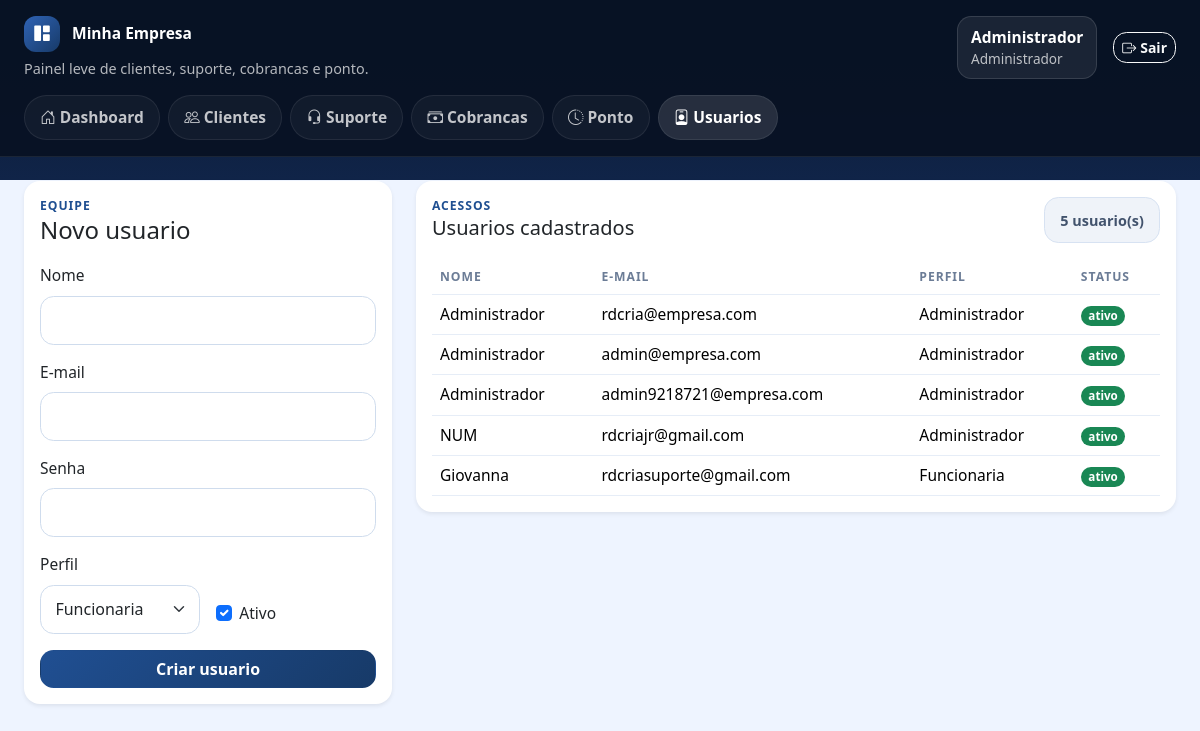
The page /usuarios (signed in) on the database its author committed.
### app/models.py (models this page shows, shortened)
class TimestampMixin:
    created_at = db.Column(db.DateTime, default=local_now, nullable=False)
    updated_at = db.Column(db.DateTime, default=local_now, onupdate=local_now, nullable=False)

class User(UserMixin, TimestampMixin, db.Model):
    __tablename__ = "users"
    id = db.Column(db.Integer, primary_key=True)
    name = db.Column(db.String(120), nullable=False)
    email = db.Column(db.String(255), unique=True, nullable=False, index=True)
    password_hash = db.Column(db.String(255), nullable=False)
    role = db.Column(db.String(20), nullable=False, default="employee")
    active = db.Column(db.Boolean, default=True, nullable=False)
    attendances = db.relationship("Attendance", back_populates="user", lazy=True)
    charges_created = db.relationship("Charge", back_populates="created_by", lazy=True)
    time_entries = db.relationship("TimeEntry", back_populates="user", lazy=True)
    @property
    def is_admin(self) -> bool:
        return self.role == "admin"

### app/main.py (the view, shortened to what this page needs)
@bp.route("/usuarios", methods=["GET", "POST"])
@roles_required("admin")
def users_list():
    users = User.query.order_by(User.role.asc(), User.name.asc()).all()
    return render_template("users/list.html", users=users)

### app/utils.py (called while the page is built)
def get_timezone_name() -> str:
    try:
        configured = current_app.config.get("APP_TIMEZONE")
        if configured:
            return str(configured)
    except RuntimeError:
        pass
    return os.getenv("APP_TIMEZONE", DEFAULT_TIMEZONE)

def get_timezone() -> ZoneInfo:
    try:
        return ZoneInfo(get_timezone_name())
    except Exception:
        return ZoneInfo(DEFAULT_TIMEZONE)

def local_now() -> datetime:
    return datetime.now(get_timezone()).replace(tzinfo=None, microsecond=0)

def local_today() -> date:
    return local_now().date()

def roles_required(*roles: str) -> Callable:
    def decorator(view_func: Callable) -> Callable:
        @wraps(view_func)
        def wrapped(*args, **kwargs):
            if not current_user.is_authenticated:
                return redirect(url_for("auth.login", next=request.path))
            if current_user.role not in roles:
                abort(403)
            return view_func(*args, **kwargs)
        return wrapped
    return decorator

def generate_csrf_token() -> str:
    token = session.get("_csrf_token")
    if not token:
        token = secrets.token_hex(32)
        session["_csrf_token"] = token
    return token

def validate_csrf() -> None:
    if request.method != "POST":
        return
    session_token = session.get("_csrf_token")
    form_token = request.form.get("_csrf_token") or request.headers.get("X-CSRFToken")
    if not session_token or not form_token or not hmac.compare_digest(str(session_token), str(form_token)):
        abort(400, description="Falha na validacao CSRF.")

### app/templates/users/list.html (shortened to what this page needs)
{% extends 'base.html' %}
{% block content %}
<div class="row g-4">
  <div class="col-xl-4">
    <div class="card app-card border-0 shadow-sm sticky-card">
      <div class="card-body">
        <div class="section-head mb-3">
          <div>
            <div class="eyebrow">Equipe</div>
            <h1 class="h4 mb-1">Novo usuario</h1>
          </div>
        </div>
        <form method="post" class="row g-3">
          <div class="col-12">
            <label class="form-label">Nome</label>
            <input class="form-control" name="name" required>
          </div>
          <div class="col-12">
            <label class="form-label">E-mail</label>
            <input type="email" class="form-control" name="email" required>
          </div>
          <div class="col-12">
            <label class="form-label">Senha</label>
            <input type="password" class="form-control" name="password" required>
          </div>
          <div class="col-md-6">
            <label class="form-label">Perfil</label>
            <select class="form-select" name="role">
              <option value="employee">Funcionaria</option>
            </select>
          </div>
          <div class="col-md-6 d-flex align-items-end">
            <div class="form-check mb-2">
              <input class="form-check-input" type="checkbox" name="active" checked>
              <label class="form-check-label">Ativo</label>
            </div>
          </div>
          <div class="col-12"><button class="btn btn-primary w-100">Criar usuario</button></div>
        </form>
      </div>
    </div>
  </div>
  <div class="col-xl-8">
    <div class="card app-card border-0 shadow-sm">
      <div class="card-body">
        <div class="section-head mb-3">
          <div>
            <div class="eyebrow">Acessos</div>
            <h2 class="h5 mb-1">Usuarios cadastrados</h2>
          </div>
          <span class="mini-stat secondary">{{ users|length }} usuario(s)</span>
        </div>
        <div class="table-responsive">
          <table class="table table-modern align-middle mb-0">
            <thead><tr><th>Nome</th><th>E-mail</th><th>Perfil</th><th>Status</th></tr></thead>
            <tbody>
              {% for user in users %}
              <tr>
                <td>{{ user.name }}</td>
                <td>{{ user.email }}</td>
                <td>{{ 'Administrador' if user.role == 'admin' else 'Funcionaria' }}</td>
                <td><span class="badge rounded-pill text-bg-{{ 'success' if user.active else 'secondary' }}">{{ 'ativo' if user.active else 'inativo' }}</span></td>
              </tr>
              {% else %}
              <tr><td colspan="4" class="text-muted">Nenhum usuario cadastrado.</td></tr>
              {% endfor %}
            </tbody>
          </table>
        </div>
      </div>
    </div>
  </div>
</div>
{% endblock %}

### app/templates/base.html (shortened to what this page needs)
<!doctype html>
<html lang="pt-BR">
  <head>
    <link href="https://cdn.jsdelivr.net/npm/bootstrap@5.3.3/dist/css/bootstrap.min.css" rel="stylesheet">
    <link href="https://cdn.jsdelivr.net/npm/bootstrap-icons@1.11.3/font/bootstrap-icons.min.css" rel="stylesheet">
    <link href="{{ url_for('static', filename='styles.css') }}" rel="stylesheet">
  </head>
  <body class="{% if current_user.is_authenticated %}app-body{% else %}auth-body{% endif %}">
    {% if current_user.is_authenticated %}
      <header class="topbar sticky-top">
        <div class="container-fluid px-4 py-3">
          <div class="d-flex justify-content-between align-items-center gap-3 flex-wrap">
            <div>
              <a class="brand-link" href="{{ url_for('main.dashboard') }}">
                <span class="brand-badge"><i class="bi bi-grid-1x2-fill"></i></span>
                <span>{{ company_name }}</span>
              </a>
              <div class="topbar-subtitle">Painel leve de clientes, suporte, cobrancas e ponto.</div>
            </div>
            <div class="d-flex align-items-center gap-3 flex-wrap">
              <div class="user-chip">
                <strong>{{ current_user.name }}</strong>
                <span>{{ 'Administrador' if current_user.is_admin else 'Funcionaria' }}</span>
              </div>
              <a class="btn btn-outline-light btn-sm" href="{{ url_for('auth.logout') }}">
                <i class="bi bi-box-arrow-right me-1"></i>Sair
              </a>
            </div>
          </div>
          <nav class="nav nav-pills app-nav mt-3">
            <a class="nav-link {{ 'active' if request.endpoint == 'main.dashboard' else '' }}" href="{{ url_for('main.dashboard') }}"><i class="bi bi-house-door me-1"></i>Dashboard</a>
            <a class="nav-link {{ 'active' if request.endpoint in ['main.clients_list', 'main.clients_create', 'main.client_detail', 'main.client_edit'] else '' }}" href="{{ url_for('main.clients_list') }}"><i class="bi bi-people me-1"></i>Clientes</a>
            <a class="nav-link {{ 'active' if request.endpoint in ['main.support_center', 'main.client_support_redirect'] else '' }}" href="{{ url_for('main.support_center') }}"><i class="bi bi-headset me-1"></i>Suporte</a>
            <a class="nav-link {{ 'active' if request.endpoint and request.endpoint.startswith('main.charges') else '' }}" href="{{ url_for('main.charges_list') }}"><i class="bi bi-cash-stack me-1"></i>Cobrancas</a>
            <a class="nav-link {{ 'active' if request.endpoint in ['main.time_clock', 'main.time_clock_delete'] else '' }}" href="{{ url_for('main.time_clock') }}"><i class="bi bi-clock-history me-1"></i>Ponto</a>
            {% if current_user.is_admin %}
              <a class="nav-link {{ 'active' if request.endpoint == 'main.users_list' else '' }}" href="{{ url_for('main.users_list') }}"><i class="bi bi-person-badge me-1"></i>Usuarios</a>
            {% endif %}
          </nav>
        </div>
      </header>
    {% endif %}
    <main class="container-fluid px-4 py-4 main-shell">
      {% block content %}{% endblock %}
    </main>
  </body>
</html>

### app/static/styles.css (style rules this page uses)
:root { --navy-950: #081224; --navy-900: #0c1b36; --navy-800: #11264a; --navy-700: #1a3765; --navy-600: #27508f; --navy-500: #2f63b5; --sky-100: #eef4ff; --surface: #ffffff; --surface-soft: #f6f9ff; --border: #d7e2f2; --text: #0f172a; --muted: #5f6f87; --primary: #1f4f91; --success-soft: #e8f8ee; --warning-soft: #fff4db; --danger-soft: #ffe8e8; --shadow: 0 8px 24px rgba(8, 18, 36, 0.08); }
html, body { min-height: 100%; }
body { background: linear-gradient(180deg, #0a1831 0, #102448 180px, var(--sky-100) 180px, var(--sky-100) 100%); color: var(--text); }
.app-body { font-size: 0.97rem; }
.main-shell, .topbar { position: relative; z-index: 1; }
.topbar { background: rgba(8, 18, 36, 0.96); border-bottom: 1px solid rgba(255, 255, 255, 0.08); }
.brand-link { display: inline-flex; align-items: center; gap: 0.75rem; color: #fff; font-weight: 700; text-decoration: none; }
.brand-badge { width: 2.25rem; height: 2.25rem; display: inline-flex; align-items: center; justify-content: center; border-radius: 0.75rem; color: white; background: linear-gradient(135deg, #2f63b5, #173a68); }
.topbar-subtitle { color: rgba(255, 255, 255, 0.7); font-size: 0.9rem; margin-top: 0.35rem; }
.user-chip { display: inline-flex; flex-direction: column; background: rgba(255, 255, 255, 0.08); border: 1px solid rgba(255, 255, 255, 0.12); border-radius: 0.9rem; padding: 0.55rem 0.8rem; color: #fff; }
.user-chip span { color: rgba(255, 255, 255, 0.72); font-size: 0.85rem; }
.app-nav { gap: 0.5rem; }
.app-nav .nav-link { border-radius: 999px; color: rgba(255, 255, 255, 0.75); background: rgba(255, 255, 255, 0.04); border: 1px solid rgba(255, 255, 255, 0.08); padding: 0.62rem 0.95rem; font-weight: 600; }
.app-nav .nav-link:hover, .app-nav .nav-link.active { color: #fff; background: rgba(255, 255, 255, 0.12); }
.app-card, .auth-card, .hero-panel, .soft-card, .alert-item, .empty-state, .timeline-item { border-radius: 1rem; }
.app-card, .hero-panel, .auth-card { background: var(--surface); border: 1px solid var(--border); box-shadow: var(--shadow); }
.page-header, .section-head { display: flex; justify-content: space-between; align-items: flex-start; gap: 1rem; flex-wrap: wrap; }
.eyebrow { text-transform: uppercase; letter-spacing: 0.08em; font-size: 0.76rem; color: var(--primary); font-weight: 700; }
.mini-stat { display: inline-flex; align-items: center; justify-content: space-between; gap: 0.75rem; padding: 0.7rem 0.95rem; border-radius: 0.9rem; font-size: 0.9rem; font-weight: 600; border: 1px solid var(--border); background: var(--surface); color: var(--text); }
.mini-stat.secondary { background: #eff3f9; color: #42536d; }
.table-modern { --bs-table-bg: transparent; margin-bottom: 0; }
.table-modern thead th { font-size: 0.76rem; text-transform: uppercase; letter-spacing: 0.08em; color: #6b7c96; border-bottom-width: 1px; }
.table-modern td, .table-modern th { vertical-align: middle; border-color: #e6edf7; }
.form-control, .form-select, .input-group-text, .page-link { border-radius: 0.85rem; border-color: #cfdced; }
.form-control, .form-select, .input-group-text { padding: 0.72rem 0.9rem; }
.btn { border-radius: 0.85rem; font-weight: 600; }
.btn-primary { background: linear-gradient(135deg, #204f92, #173a68); border-color: transparent; }
.sticky-card { position: sticky; top: 6rem; }

### rows shown on the page
User: name "Administrador", role "Administrador", email "rdcria@empresa.com", active "ativo"
User: name "Administrador", email "admin@empresa.com", role "Administrador", active "ativo"
User: name "Administrador", email "admin9218721@empresa.com", role "Administrador", active "ativo"
User: name "NUM", email "rdcriajr@gmail.com", role "Administrador", active "ativo"
User: name "Giovanna", email "rdcriasuporte@gmail.com", role "Funcionaria", active "ativo"

### other values the page prints
{{ company_name }} "Minha Empresa"
{{ users|length }} "5"
